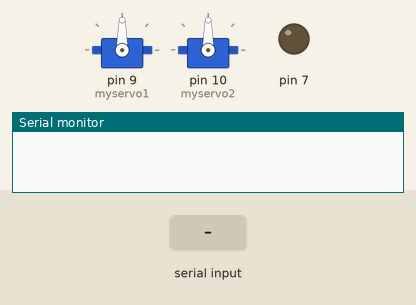
Recording of a sketch running on a simulated Arduino Mega 2560, built with avr-gcc and run on an emulated ATmega2560. Parts: 2 × servo, output pins drawn as LEDs (lit = HIGH), the last lines printed to the serial monitor. Inputs (shaded band) come from the test bench.

Above: at 1.2 s.
1.3 s: "A,45\n" received over the second serial link
At 1.7 s:
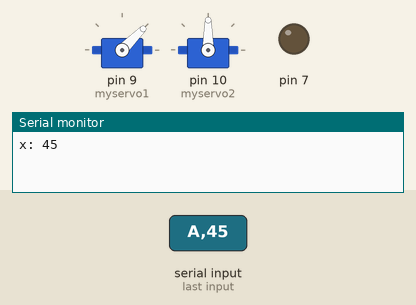
2.8 s: "B,45\n" received over the second serial link
At 4.0 s:
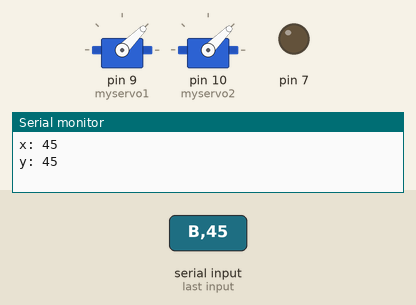
4.3 s: "A90\n" received over the second serial link
At 5.1 s:
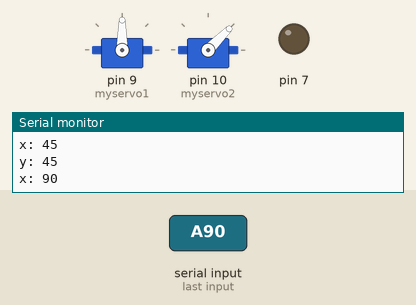
5.8 s: "A" received over the second serial link
At 7.9 s:
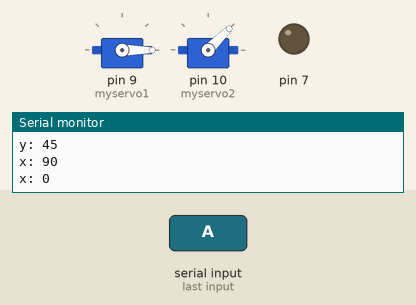
8.2 s: "B90\n" received over the second serial link
At 9.3 s:
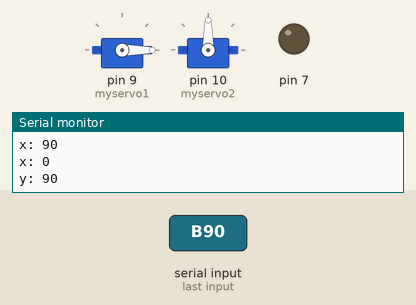
9.7 s: "B" received over the second serial link
At 11.1 s:
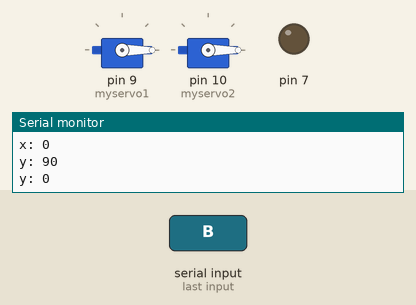
Timing chart, 0 to 12.7 s (numbered marks = the images above; inputs shaded):
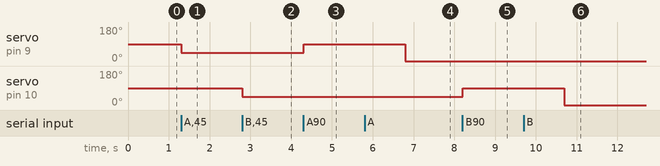

Measured:
- after the input at 1.3 s, servo on pin 9 (myservo1): 90° → 45° at once
- after the input at 2.8 s, servo on pin 10 (myservo2): 90° → 45° at once
- after the input at 4.3 s, servo on pin 9 (myservo1): 45° → 90° at once
- after the input at 5.8 s, servo on pin 9 (myservo1): 90° → 0° after 1.0 s
- after the input at 8.2 s, servo on pin 10 (myservo2): 45° → 90° at once
- after the input at 9.7 s, servo on pin 10 (myservo2): 90° → 0° after 1.0 s

The sketch:

brazogato.ino
```cpp
#include <Servo.h>

Servo myservo1;
Servo myservo2;
int ejex;
int ejey;
void setup() {
  // put your setup code here, to run once:
  Serial1.begin(9600);
  Serial.begin(9600);
  myservo1.attach(9);
  myservo2.attach(10);
Serial1.println("inicializado");
pinMode(7,OUTPUT);
}

void loop() {
  // put your main code here, to run repeatedly:

  if (Serial1.available() > 0) {
    char recibir = Serial1.read();
  if (recibir== 'A'){
    ejex = Serial1.parseInt();
  Serial.print("x: ");
  Serial.println(ejex);
  myservo1.write(ejex);
  }
  if (recibir== 'B'){
  ejey = Serial1.parseInt();
  Serial.print("y: ");
  Serial.println(ejey);
  myservo2.write(ejey);
  }
  if (recibir== 'C'){
digitalWrite(7,HIGH);
  }
    if (recibir== 'D'){
digitalWrite(7,LOW);
  }
  }
}
```
